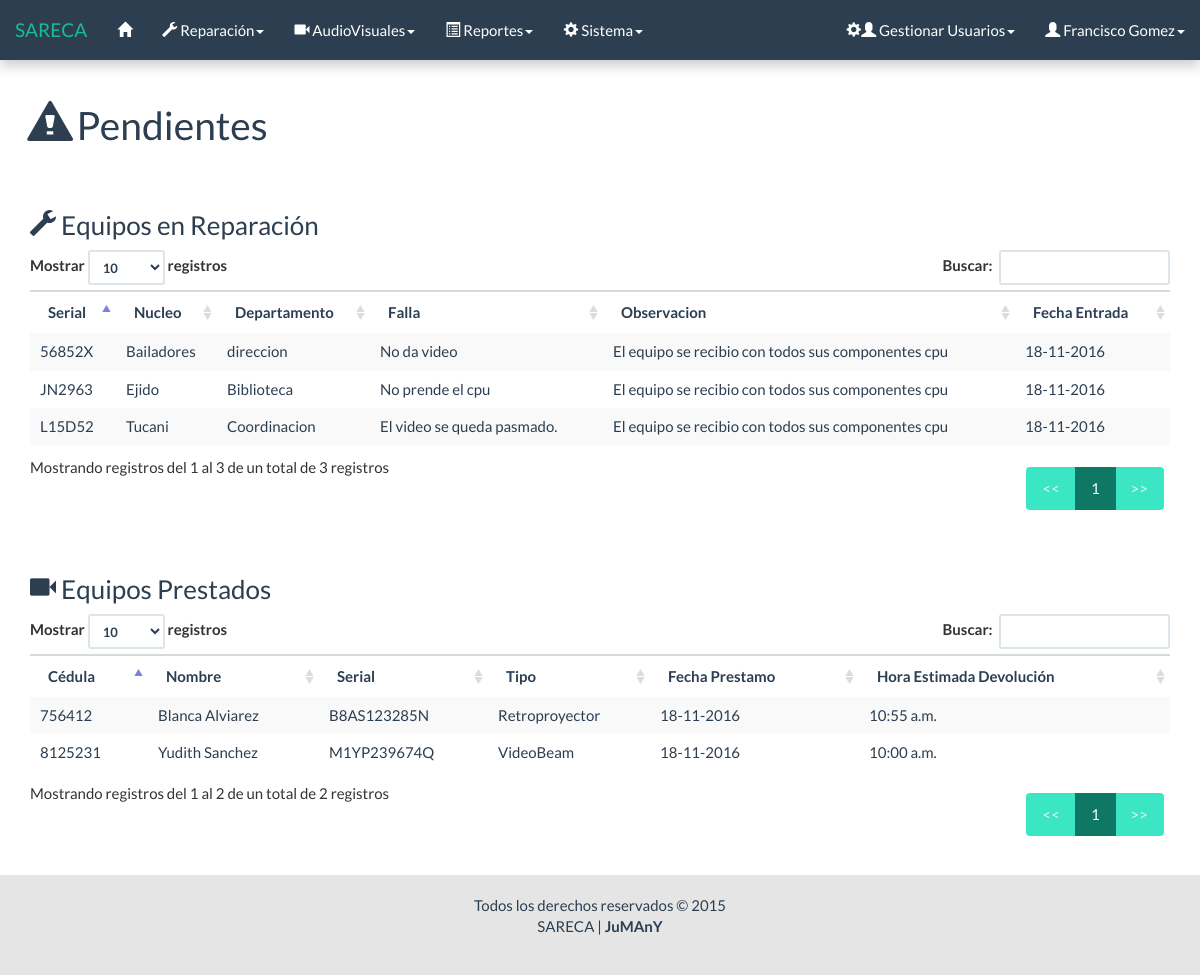
/html/inicio.php (signed in), run on the app's committed database.
### tables this page shows
CREATE TABLE `reparacion` (
  `Id` int(11) NOT NULL AUTO_INCREMENT,
  `Serial_equipo` varchar(11) NOT NULL,
  `Fecha_entrada` date NOT NULL,
  `Nucleo` varchar(50) NOT NULL,
  `Departamento` varchar(100) NOT NULL,
  `falla` varchar(200) NOT NULL,
  `Estado` int(1) NOT NULL,
  `observacion` varchar(200) NOT NULL,
  `resultado` int(1) NOT NULL,
  `observacion_reaparacion` varchar(200) NOT NULL,
  `Fecha_salida` date NOT NULL,
  `responsable` varchar(50) NOT NULL,
  PRIMARY KEY (`Id`),
  UNIQUE KEY `Serial_equipo` (`Serial_equipo`,`Fecha_entrada`),
  KEY `responsable` (`responsable`),
  CONSTRAINT `reparacion_ibfk_1` FOREIGN KEY (`responsable`) REFERENCES `usuario` (`Id`) ON UPDATE CASCADE
);

CREATE TABLE `prestamo` (
  `Id` int(11) NOT NULL AUTO_INCREMENT,
  `Serial_equipo` varchar(11) NOT NULL,
  `Fecha_prestamo` date NOT NULL,
  `hora_prestamo` time NOT NULL,
  `hora_estimada_devolucion` time NOT NULL,
  `destino` varchar(50) NOT NULL,
  `Id_usuario_prestador` varchar(50) NOT NULL,
  `Cedula` int(8) NOT NULL,
  `carrera` varchar(30) NOT NULL,
  `Estado` int(1) NOT NULL,
  `observacion_prestamo` varchar(200) NOT NULL,
  `fecha_devolucion` date NOT NULL,
  `hora_devolucion` time NOT NULL,
  `id_usuario_receptor` varchar(50) NOT NULL,
  `observacion_devolucion` varchar(200) NOT NULL,
  PRIMARY KEY (`Id`),
  KEY `Id_usuario` (`Id_usuario_prestador`),
  KEY `Serial_equipo` (`Serial_equipo`),
  KEY `Cedula` (`Cedula`),
  KEY `id_usuario_receptor` (`id_usuario_receptor`),
  CONSTRAINT `prestamo_ibfk_3` FOREIGN KEY (`Id_usuario_prestador`) REFERENCES `usuario` (`Id`) ON UPDATE CASCADE,
  CONSTRAINT `prestamo_ibfk_5` FOREIGN KEY (`Serial_equipo`) REFERENCES `equipo_audiovisual` (`Serial`) ON UPDATE CASCADE,
  CONSTRAINT `prestamo_ibfk_6` FOREIGN KEY (`Cedula`) REFERENCES `persona` (`Cedula`) ON UPDATE CASCADE
);

CREATE TABLE `persona` (
  `Cedula` int(8) NOT NULL,
  `Nombre` varchar(30) NOT NULL,
  `cargo` varchar(50) NOT NULL,
  PRIMARY KEY (`Cedula`)
);

CREATE TABLE `equipo_audiovisual` (
  `Serial` varchar(11) NOT NULL,
  `tipo` int(1) NOT NULL,
  `numero` tinyint(4) NOT NULL,
  `rbn` varchar(20) NOT NULL,
  `modelo` varchar(20) NOT NULL,
  `marca` varchar(30) NOT NULL,
  `inf_adic` varchar(50) NOT NULL,
  `Estado` int(1) NOT NULL,
  PRIMARY KEY (`Serial`)
);

### html/inicio/inicio_rep.php (the view, shortened to what this page needs)
<?php
	require('../php/conexion/conexion.php');
	$sql = "SELECT * FROM reparacion WHERE Estado = 1";
	$res = $conectar->query($sql);
	if ($res->num_rows == 0) {
?>
		<div class="row">
			<div class="col-lg-12">
				<h3><span class="glyphicon glyphicon-wrench"></span> Equipos en Reparación</h3>
				<div class="alert alert-dismissible alert-info">
					<strong>No hay equipos en reparación.</strong>
				</div>
			</div>
		</div>
<?php
	} else {
?>
		<div class="row">
			<div class="col-lg-12">
				<h3><span class="glyphicon glyphicon-wrench"></span> Equipos en Reparación</h3>
				<table id="" class="table table-striped table-hover pendientes">
					<thead>
						<tr>
							<th>Serial</th>
							<th>Nucleo</th>
							<th>Departamento</th>
							<th>Falla</th>
							<th>Observacion</th>
							<th>Fecha Entrada</th>
						</tr>
					</thead>
					<tbody>
						<?php
						while ($fila = $res->fetch_object()) {
							list($a,$m,$d) = explode('-',$fila->Fecha_entrada);
							printf('
								<tr>
									<td>%s</td>
									<td>%s</td>
									<td>%s</td>
									<td>%s</td>
									<td>%s</td>
									<td>%d-%d-%d</td>
								</tr>',
								$fila->Serial_equipo,
								$fila->Nucleo,
								$fila->Departamento,
								$fila->falla,
								$fila->observacion,
								$d,
								$m,
								$a
							);
						}
						?>
					</tbody>
				</table>
			</div>
		</div>
<?php
	}
?>

### html/inicio/inicio_pres.php (shortened to what this page needs)
<?php
	require('../php/conexion/conexion.php');
	$sql = "SELECT *
			FROM equipo_audiovisual
			JOIN prestamo ON equipo_audiovisual.Serial = prestamo.Serial_equipo
			JOIN persona ON prestamo.Cedula = persona.Cedula
			WHERE equipo_audiovisual.Estado = 2
			AND prestamo.Estado = 2";
	$res = $conectar->query($sql);
	if ($res->num_rows == 0) {
?>
		<div class="row">
			<div class="col-lg-12">
				<h3><span class="glyphicon glyphicon-facetime-video"></span> Equipos Prestados</h3>
				<div class="alert alert-dismissible alert-info">
					<strong>No hay equipos AudioVisuales en préstamo.</strong>
				</div>
			</div>
		</div>
<?php
	} else {
?>
		<div class="row">
			<div class="col-lg-12">
				<h3><span class="glyphicon glyphicon-facetime-video"></span> Equipos Prestados</h3>
				<table id="" class="table table-striped table-hover pendientes">
					<thead>
						<tr>
							<th>Cédula</th>
							<th>Nombre</th>
							<th>Serial</th>
							<th>Tipo</th>
							<th>Fecha Prestamo</th>
							<th>Hora Estimada Devolución</th>
						</tr>
					</thead>
					<tbody>
						<?php
						while ($fila = $res->fetch_object()) {
							$tipo = ($fila->tipo == 1) ? 'VideoBeam' : 'Retroproyector';
							list($a,$m,$d) = explode('-',$fila->Fecha_prestamo);
							list($hh,$mm,) = explode(':',$fila->hora_estimada_devolucion);
							$r = $hh - 12;
							if ($r > 0) {
								$hh = $r;
								$periodo_meridiano = 'p.m.';
							} elseif ($r == 0) {
								$periodo_meridiano = 'p.m.';
							} else {
								$periodo_meridiano = 'a.m.';
							}
							printf('
								<tr class="tr_con">
									<td>%d</td>
									<td>%s</td>
									<td>%s</td>
									<td>%s</td>
									<td>%d-%d-%d</td>
									<td>%s:%s %s</td>
								</tr>',
								$fila->Cedula,
								$fila->Nombre,
								$fila->Serial_equipo,
								$tipo,
								$d,
								$m,
								$a,
								$hh,
								$mm,
								$periodo_meridiano
							);
						}
						?>
					</tbody>
				</table>
			</div>
		</div>
<?php
	}
?>

### css/general.css (style rules this page uses)
html, body { height: 100%; }

### data on the page
reparacion: Serial_equipo "JN2963", Nucleo "Ejido", Departamento "Biblioteca", falla "No prende el cpu", observacion "El equipo se recibio con todos sus componentes cpu", d "18", m "11", a "2016"
reparacion: Serial_equipo "56852X", Nucleo "Bailadores", Departamento "direccion", falla "No da video", observacion "El equipo se recibio con todos sus componentes cpu", d "18", m "11", a "2016"
reparacion: Serial_equipo "L15D52", Nucleo "Tucani", Departamento "Coordinacion", falla "El video se queda pasmado.", observacion "El equipo se recibio con todos sus componentes cpu", d "18", m "11", a "2016"
prestamo: Cedula.Cedula "8125231", Cedula.Nombre "Yudith Sanchez", Serial_equipo "M1YP239674Q", Serial_equipo.tipo "VideoBeam", d "18", m "11", a "2016", mm "00", periodo_meridiano "a.m."
prestamo: Cedula.Cedula "756412", Cedula.Nombre "Blanca Alviarez", Serial_equipo "B8AS123285N", Serial_equipo.tipo "Retroproyector", d "18", m "11", a "2016", mm "55", periodo_meridiano "a.m."

### other printed values
$_SESSION['nombre'] "Francisco Gomez"
